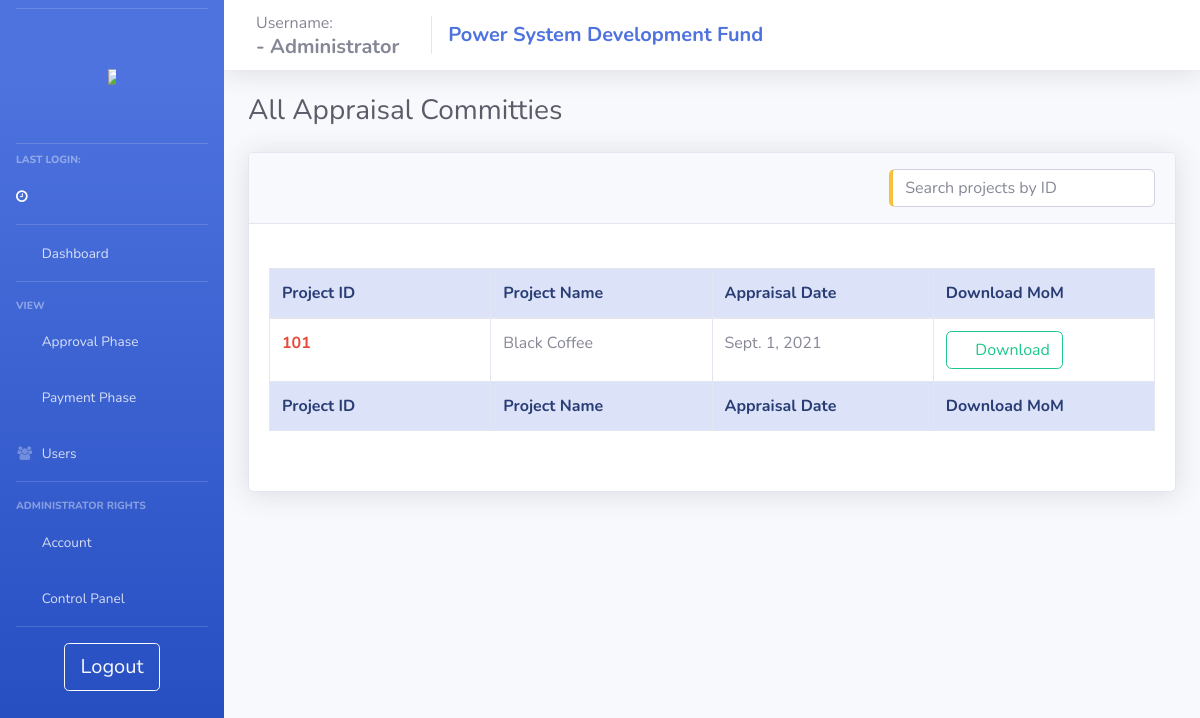
Screenshot of /view_apprs/ (signed in) with the database file from the repository.
### psdf_main/models.py (models this page shows)
class Appraisal_admin(models.Model):
    project = models.ForeignKey(projects, null = True, on_delete= models.SET_NULL)
    userid = models.ForeignKey(users, null = True, on_delete= models.SET_NULL)
    apprpath = models.TextField(null=True)
    apprdate = models.DateField(null = True)

class projects(models.Model):
    userid = models.ForeignKey(users, null = True, on_delete = models.SET_NULL)
    name = models.CharField(max_length=200, null = False)
    newid = models.IntegerField(null = True, unique=True)
    dprsubdate = models.DateField(null = True)
    amt_asked = models.FloatField(null = False)
    amt_approved = models.FloatField(null = True)
    amt_released = models.FloatField(null = True)
    schedule = models.IntegerField(null = True)
    fundcategory = models.CharField(max_length=20, null = True)
    projectpath = models.TextField(null = True)
    quantumOfFunding = models.FloatField(null = True)
    status = models.CharField(max_length=1, null = True, default = '1')
    submitted_boq  = models.TextField(null=True)
    approved = models.BooleanField(default = False)
    deny = models.BooleanField(default = False)
    remark = models.TextField(null = True)
    denydate = models.DateField(null = True)
    approvedate = models.DateField(null = True)
    tesg_list = models.TextField(null=True)
    dpraprdate = models.DateField(null = True, auto_now_add=True)
    tesgaprdate = models.DateField(null = True)
    appraprdate = models.DateField(null = True)
    moniaprdate = models.DateField(null = True)
    workflow = models.TextField(null=True)
    doc_path = models.TextField(null=True)
    doc_sign_date = models.DateField(null=True)

### psdf_main/admin_viewall.py (the view)
# urls.py: path('view_apprs/', views.view_apprs, name="view_apprs"),
def view_apprs(request):
    if adminonline(request):
        context = full_admin_context(request)
        context['apprs'] = Appraisal_admin.objects.all()
        return render(request, 'psdf_main/_admin_view_apprs.html', context)
    else:
        return oops(request)

### psdf_main/helpers.py (called while the page is built, shortened)
def adminonline(request):
    if (request.session.has_key('user') and request.session.has_key('admin')):
        return True
    else:
        return False

def userDetails(username):
    user = {}
    userobj = users.objects.filter(username = username)[:1]
    return user

def pen_users(request):
    if adminonline(request):
        penuser = users.objects.filter(activate = False)
        return penuser
    else:
        return oops(request)

def pen_users_num(request):
    if adminonline(request):
        penuser = pen_users(request)
        if penuser:
            return penuser.count()
        else:
            return 0
    else:
        return oops(request)

def full_admin_context(request):
    if adminonline(request):
        context = {'user':userDetails(request.session['user']) , 'nopendingusers' : pen_users_num(request), 'nopendingprojects' : temp_projects.objects.all().exclude(deny = True).count()}
        context['tesgprojects'] = projects.objects.filter(status = '1', deny = False)
        context['appraisal_projects'] = projects.objects.filter(status = '2', deny = False)
        context['monitoring_projects'] = projects.objects.filter(status = '3', deny = False)
        context['noTESG'] = context['tesgprojects'].count()
        context['noappr'] = context['appraisal_projects'].count()
        context['nomon'] = context['monitoring_projects'].count()
        return context
    else:
        return {}

### psdf_main/templates/psdf_main/_admin_view_apprs.html (shortened to what this page needs)
{% extends 'psdf_main/includes/admin_layout.html'%} {% load static %} {% block body %}
<div class="d-sm-flex align-items-center justify-content-between mb-4">
    <h1 class="h3 mb-0 text-gray-800">All Appraisal Committies</h1>
</div>
<div class="row">
    <div class="col-lg-12">
        <div class="card shadow mb-4">
            <div class="card-header py-3">
                <h6 class="m-0 font-weight-bold text-primary">
                    <input type="text" id="temp_proj_search" class="form-control input-text pull-right border-left-warning" onkeyup="get_temp_proj('temp_proj_search','dataTable')" placeholder="Search projects by ID" title="Search" style="margin:auto; width: 30%;">
                </h6>
            </div>
            <div class="card-body">
                <br>
                <div class="table-responsive">
                    <table class="table table-bordered" id="dataTable" width="100%" cellspacing="0" style="table-layout: fixed;
                    width: 100%;">
                        <thead class="alert-primary">
                            <tr>
                                <th>Project ID</th>
                                <th>Project Name</th>
                                <th>Appraisal Date</th>
                                <th>Download MoM</th>
                            </tr>
                        </thead>
                        <tfoot class="alert-primary">
                            <tr>
                                <th>Project ID</th>
                                <th>Project Name</th>
                                <th>Appraisal Date</th>
                                <th>Download MoM</th>
                            </tr>
                        </tfoot>
                        <tbody>
                            {% if not apprs %}
                            <tr>
                                <td>Not Available</td>
                                <td>Not Available</td>
                                <td>Not Available</td>
                                <td>Not Available</td>
                            </tr>
                            {% else %} {% for appr in apprs %}
                            <tr>
                                <td class="font-weight-bold text-danger">{{appr.project.newid}}</td>
                                <td>{{appr.project.name}}</td>
                                <td>{{appr.apprdate}}</td>
                                <td><a class="btn btn-outline-success" href="/download_appr_mom/{{appr.id}}"><i class="fas fa-download"></i> Download </a></td>
                            </tr>
                            {% endfor %} {% endif %}
                        </tbody>
                    </table><br>
                </div>
            </div>
        </div>
    </div>
</div>
{% endblock %}

### static/css/base.css (style rules this page uses)
.table-responsive { max-height: 80%; }

### rows the page displays
Appraisal_admin: project.newid "101", project.name "Black Coffee", apprdate "Sept. 1, 2021"
